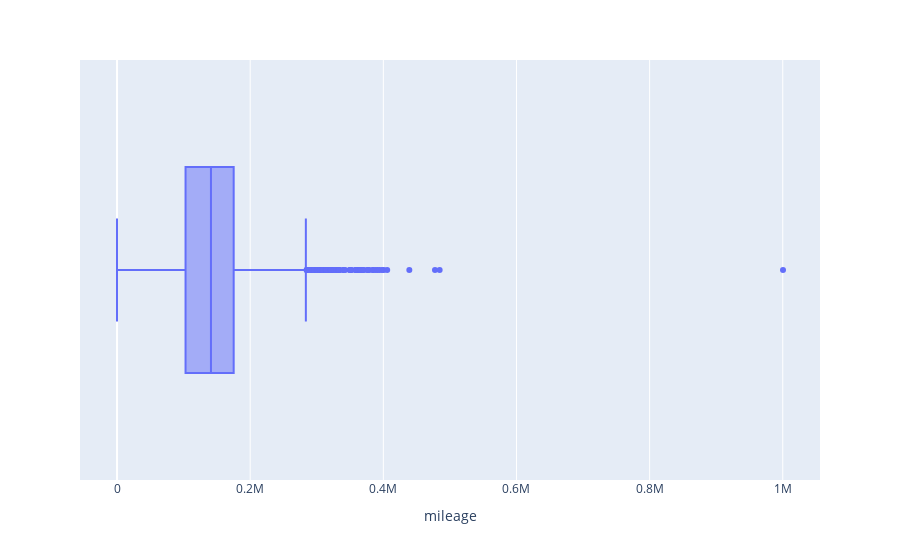

The code cell stored with this chart in its notebook:
### Code cell
fig = px.box(pricing_optimization_df, x="mileage")
fig.show()

### Figure 1 — Plotly figure (JSON) as saved in the notebook; plotly's stock layout.template omitted (floating-point values rounded to 4 significant figures; data arrays with more than 128 entries replaced by an {"elided": "..."} marker saying what was removed)
{"data": [{"alignmentgroup": "True", "hovertemplate": "mileage=%{x}<extra></extra>", "legendgroup": "", "marker": {"color": "#636efa"}, "name": "", "notched": false, "offsetgroup": "", "orientation": "h", "showlegend": false, "type": "box", "x": {"elided": "4843 int values"}, "x0": " ", "xaxis": "x", "y0": " ", "yaxis": "y"}], "layout": {"boxmode": "group", "legend": {"tracegroupgap": 0}, "margin": {"t": 60}, "xaxis": {"anchor": "y", "domain": [0, 1], "title": {"text": "mileage"}}, "yaxis": {"anchor": "x", "domain": [0, 1]}}}
